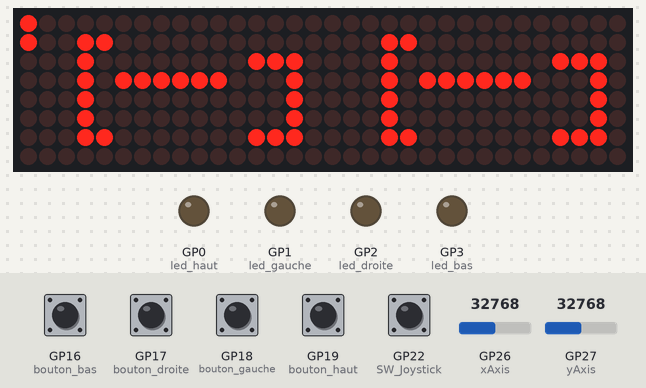
Simulated run of this program. Board: Raspberry Pi Pico running MicroPython. On the bench: 32×8 LED matrix, output pins drawn as LEDs (lit = HIGH). The inputs (shaded band) are chosen by the test bench; at power-on: GP16 (bouton_bas), GP17 (bouton_droite), GP18 (bouton_gauche), GP19 (bouton_haut), GP22 (SW_Joystick) HIGH, GP26 (xAxis) = 32768, GP27 (yAxis) = 32768 (analog values on the 0–65535 scale). Random numbers come from a fixed seed; which way up the LED matrix modules are mounted is assumed; what the program prints to the serial console is not drawn.

Above: at 1.2 s.
1.3 s: GP16 (bouton_bas) pulled LOW for 0.15 s
At 1.67 s:
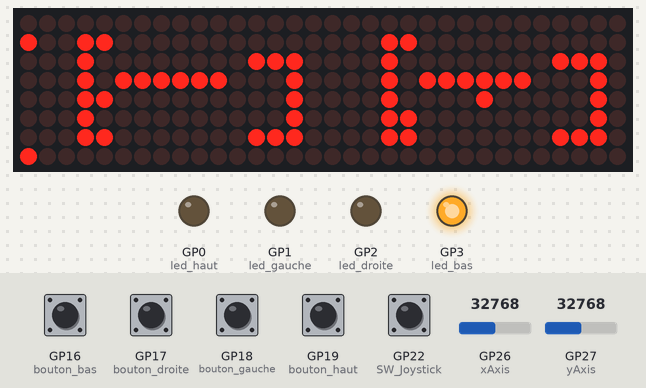
2.0 s: GP17 (bouton_droite) pulled LOW for 0.15 s
At 2.59 s:
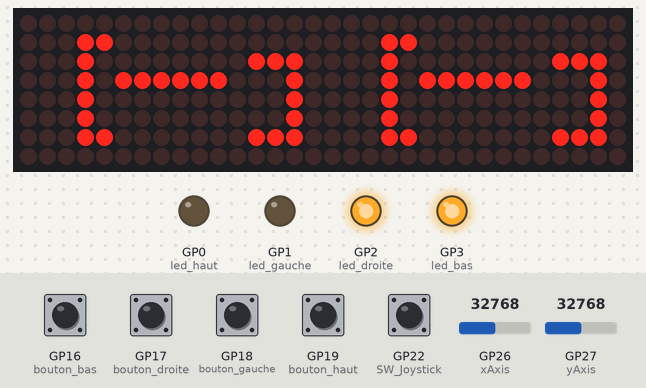
2.7 s: GP18 (bouton_gauche) pulled LOW for 0.15 s
At 3.2 s:
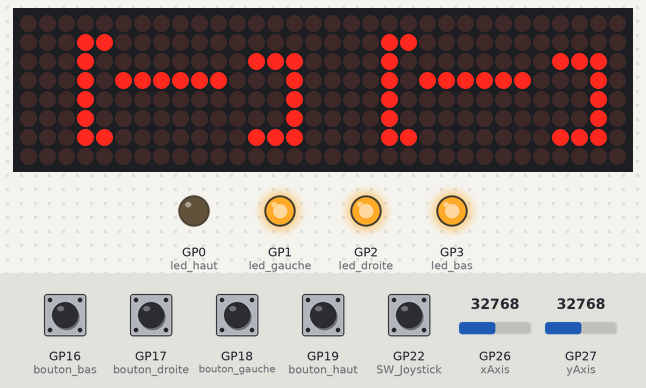
3.4 s: GP19 (bouton_haut) pulled LOW for 0.15 s
At 3.81 s:
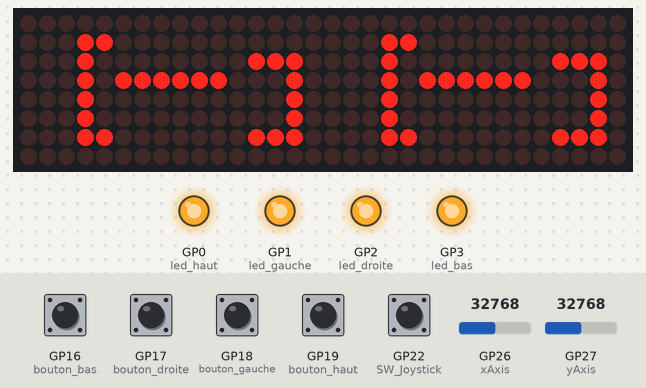
4.1 s: GP16 (bouton_bas) pulled LOW for 1 s
At 5.33 s:
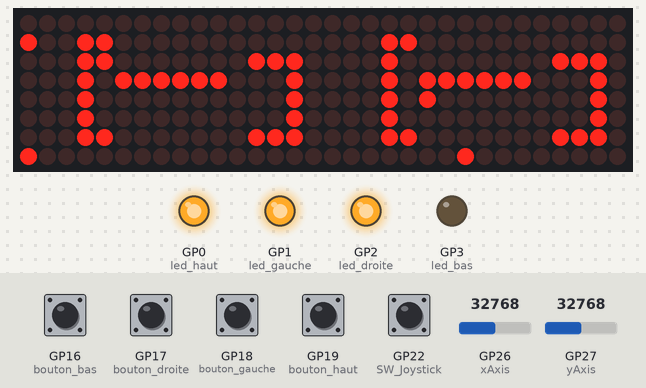
5.7 s: GP17 (bouton_droite) pulled LOW for 1 s
At 7.16 s:
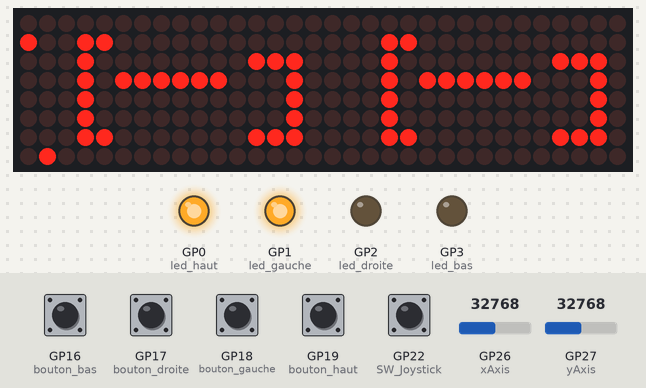
Timing chart, 0 to 8.3 s (numbered marks = the images above; inputs shaded):
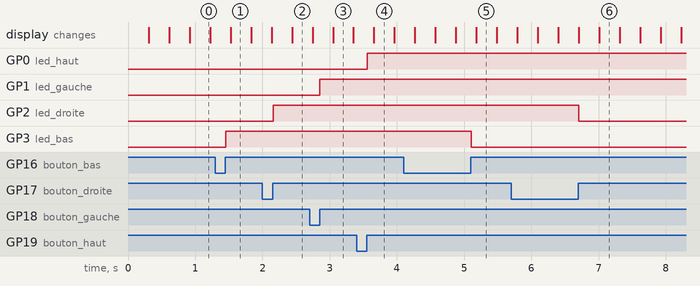

Measured:
- after the input at 1.3 s, GP3 (led_bas): LOW → HIGH after 0.15 s
- after the input at 2.0 s, GP2 (led_droite): LOW → HIGH after 0.16 s
- after the input at 2.7 s, GP1 (led_gauche): LOW → HIGH after 0.15 s
- after the input at 3.4 s, GP0 (led_haut): LOW → HIGH after 0.16 s
- after the input at 4.1 s, GP3 (led_bas): HIGH → LOW after 1.0 s
- after the input at 5.7 s, GP2 (led_droite): HIGH → LOW after 1.0 s

The program:

seance5_ameliorations.py
```python
# SEANCE 1:
# =========
#    - Codage complet des boutons et des leds
#    ==> Un appui sur un bouton allume ou eteint la led correspondante
#
# SEANCE 2:
# ========
#    - Atelier soudure
#    - Utilisation du code de la matrice (deja ecrit)
#    - Creation et codage du labyrinthe
#
#    ==> Le pixel "Joueur1" se déplace dans un labyrinthe
#
# SEANCE 3:
# ========
#    - Ajout du Buzzer
#    - Codage musique theme "mission impossible"
#
# AJOUTS HORS SEANCE:
# ===================
#    - Ajout des fantomes (joueurs 3 et 4): Deplacements aléatoires
#    - Code pour rendre les murs infranchissables
#    - Ajout du joystick
#    - Ajout d'un troisieme fantome
#    - Rajout du clignotement pour dissocier les joueurs/fantomes
#    - Rajout de l'objet a récupérer et message 'yess'
#    - Utilisation du bouton du joystick pour relancer une partie
#    - La musique est jouée en attendant la relance d'une partie
#    (si la musique est jouée pendant le jeu, cela ralenti les deplacements, a mettre dans une seconde thread)
#    - Le joystick ne peut pas "monter" il doit se servir des sauts hors cadre
#    - 25-Dec-2024: Inversion Droite-Gauche par raport au wokwi (en attendant de retourner la matrice sur la plaquette)

#==========================================#
# Program                                  #
#==========================================#
from machine import Pin, SPI, PWM, ADC
import time
from time import sleep
import max7219
import random

#==========================================#
# Configuration du jeu                     #
#==========================================#

CFG_SILENCE = False

CFG_VITESSE_FANTOMES = 200#400#800

#==========================================#
# Declarations                             #
#==========================================#

#== Definition des boutons
bouton_haut = Pin(19, Pin.IN, Pin.PULL_UP)
bouton_bas = Pin(16, Pin.IN, Pin.PULL_UP)
bouton_droite = Pin(17, Pin.IN, Pin.PULL_UP)
bouton_gauche = Pin(18, Pin.IN, Pin.PULL_UP)

#== Definition des leds
led_haut = Pin(0, Pin.OUT)
led_bas = Pin(3, Pin.OUT)
led_droite = Pin(2, Pin.OUT)
led_gauche = Pin(1, Pin.OUT)

#== Declaration de la matrice 8x8 MAX7219
cs_pin = 9
spi = SPI(1) # Pins 9,10,11

#== Declaration du buzzer
buzzer = PWM(Pin(8))

#== Declaration du joystick
xAxis = ADC(Pin(26))
yAxis = ADC(Pin(27))
SW_Joystick = Pin(22, Pin.IN, Pin.PULL_UP) #SW

#==========================================#
# Initialisations                          #
#==========================================#

#== Initialisation de la partie boutons
date_dernier_appui_haut = time.ticks_ms()
date_dernier_appui_bas = time.ticks_ms()
date_dernier_appui_droite = time.ticks_ms()
date_dernier_appui_gauche = time.ticks_ms()
bouton_haut_actif = False
bouton_bas_actif = False
bouton_droite_actif = False
bouton_gauche_actif = False

#== Initialisation des leds: eteintes
led_haut.value(0)
led_bas.value(0)
led_droite.value(0)
led_gauche.value(0)

#== Initialisation de la matrice
MAX7219_NUM = 4
MAX7219_INVERT = False
if (MAX7219_INVERT == False):
    ACTIVE_PIXEL = 1
else:
    ACTIVE_PIXEL = 0
MAX7219_SCROLL_DELAY = 0.01
display = max7219.Matrix8x8(spi=spi, cs=Pin(cs_pin), num=MAX7219_NUM)
display.brightness(2)
p = MAX7219_NUM * 8

#== Initialisation des joueurs et fantomes = Positions de départ
# 0 = Joueur 1 (boutons)
# 1 = Joueur 2 (joystick)
# 3,4 et 5 = Fantomes
x_pos = [0,0, 8, 24, 20, 15]
y_pos = [0,1, 4,  7, 2, 5]

#== Initialisation des fantomes
date_dernier_selection_fantomes = time.ticks_ms()

#== Initialisation du joystick
date_dernier_selection_joystick = time.ticks_ms()
SW_Joystick_value = SW_Joystick.value()

#==========================================#
# Fonctions                                #
#==========================================#
#== Fonction buzzer_note: il va jouer une mélodie note par note a chaque appui
index_note = 0
def buzzer_note():
    global buzzer, index_note
    do = 523
    do_d = 554
    re_b = 554
    re = 587
    re_d = 622
    mi_b = 622
    mi = 659
    fa = 698
    fa_d = 740
    so_b = 740
    so = 784
    so_d = 830
    la_b = 830
    la = 880
    la_d = 932
    si_b = 932
    si = 988
    notes = [la,la,do,re,la,la,so,la_b,
             la,la,do,re,la,la,so,la_b,
             do,la,mi,
             do,la,re_d,
             do,la,re,do,re] #mission impossible: liste des notes
    duree = [0.25,0.25,0.25,0.25,0.25,0.25,0.25,0.25,
             0.25,0.25,0.25,0.25,0.25,0.25,0.25,0.25,
             0.125,0.125,1.5,
             0.125,0.125,1.5,
             0.125,0.125,1.5,0.125,0.25] #mission impossible: duree de chaque note
    if CFG_SILENCE == False:
        buzzer.freq(notes[index_note])
        buzzer.duty_u16(400) #niveau sonore
        sleep(duree[index_note])
        buzzer.duty_u16(0) #close
        #sleep(0.01)
        if (index_note < (len(notes)-1)):
            index_note = index_note + 1
        else:
          index_note = 0

#== Fonctions des boutons a associer aux handlers (Interruptions)
def bouton_haut_handler(pin):
    global bouton_haut_actif
    global date_dernier_appui_haut
    if time.ticks_diff(time.ticks_ms(), date_dernier_appui_haut) > 500: # evite les rebonds
        bouton_haut_actif = True
        date_dernier_appui_haut = time.ticks_ms() # "remise a zero"
def bouton_bas_handler(pin):
    global bouton_bas_actif
    global date_dernier_appui_bas
    if time.ticks_diff(time.ticks_ms(), date_dernier_appui_bas) > 500:
        bouton_bas_actif = True
        date_dernier_appui_bas = time.ticks_ms()
def bouton_droite_handler(pin):
    global bouton_droite_actif
    global date_dernier_appui_droite
    if time.ticks_diff(time.ticks_ms(), date_dernier_appui_droite) > 500:
        bouton_droite_actif = True
        date_dernier_appui_droite = time.ticks_ms()
def bouton_gauche_handler(pin):
    global bouton_gauche_actif
    global date_dernier_appui_gauche
    if time.ticks_diff(time.ticks_ms(), date_dernier_appui_gauche) > 500:
        bouton_gauche_actif = True
        date_dernier_appui_gauche = time.ticks_ms()
#== Association des fonctions ci dessus avec les interruptions
bouton_bas.irq(trigger = machine.Pin.IRQ_RISING, handler = bouton_bas_handler)
bouton_haut.irq(trigger = machine.Pin.IRQ_RISING, handler = bouton_haut_handler)
bouton_droite.irq(trigger = machine.Pin.IRQ_RISING, handler = bouton_droite_handler)
bouton_gauche.irq(trigger = machine.Pin.IRQ_RISING, handler = bouton_gauche_handler)

#== Fonctions qui vont gerer les deplacements de TOUS LES joueurs et des fantomes
def deplacement_haut(joueur_id):
    global x_pos, y_pos
    if (y_pos[joueur_id] == 7):
        y_new = 0
    else:
        y_new = y_pos[joueur_id]+1
    if ((x_pos[joueur_id],y_new) not in liste_coordonnees_murs):
        y_pos[joueur_id] = y_new

def deplacement_bas(joueur_id):
    global x_pos, y_pos
    if (y_pos[joueur_id] == 0):
        y_new = 7
    else:
        y_new = y_pos[joueur_id]-1
    if ((x_pos[joueur_id],y_new) not in liste_coordonnees_murs):
        y_pos[joueur_id] = y_new

def deplacement_gauche(joueur_id):
    if (x_pos[joueur_id] == 31):
        x_new = 0
    else:
        x_new=x_pos[joueur_id]+1
    if ((x_new,y_pos[joueur_id]) not in liste_coordonnees_murs):
        x_pos[joueur_id] = x_new

def deplacement_droite(joueur_id):
    if (x_pos[joueur_id] == 0):
        x_new = 31
    else:
        x_new=x_pos[joueur_id]-1
    if ((x_new,y_pos[joueur_id]) not in liste_coordonnees_murs):
        x_pos[joueur_id] = x_new

#== Fonction qui va dessiner le labyrinthe sur la matrice de leds
liste_coordonnees_murs=[]

def display_hline(x, y, h):
    global liste_coordonnees_murs
    for i in range (x,x+h):
        if ((i,y) not in liste_coordonnees_murs):
            liste_coordonnees_murs.append((i,y))
    display.hline(x, y, h, ACTIVE_PIXEL)
    #print ("...")
    #print (liste_coordonnees_murs)

def display_vline(x, y, h):
    global liste_coordonnees_murs
    for j in range (y,y+h):
        if ((x,j) not in liste_coordonnees_murs):
            liste_coordonnees_murs.append((x,j))
    display.vline(x, y, h, ACTIVE_PIXEL)
    #print ("...")
    #print (liste_coordonnees_murs)

def display_labyrinthe():
    display_hline(5,3,6)
    display_vline(3,1,5)
    display_hline(3,1,2)
    display_hline(3,6,2)
    display_vline(14,2,5)
    display_hline(12,2,2)
    display_hline(12,6,2)

    display_hline(5+16,3,6)
    display_vline(3+16,1,5)
    display_hline(3+16,1,2)
    display_hline(3+16,6,2)
    display_vline(14+16,2,5)
    display_hline(12+16,2,2)
    display_hline(12+16,6,2)

#==========================================#
# Programme principal                      #
#==========================================#

index = 0
reset = 1
while True:
    index = (index + 1) % 65535
    #on reinitialise le jeu
    if (reset == 1):
        print ("Running Picoman...")
        index = 0
        x_pos = [0,0, 8, 24, 20, 15]
        y_pos = [0,1, 4,  7, 2, 5]
        reset = 0
    SW_Joystick_value = SW_Joystick.value()
    #==== Joue une musique pendant le jeu
    #buzzer_note()
    #==== Joueur 1 = Boutons + LEDs (pour ameliorer le visuel)
    if bouton_haut_actif:
        bouton_haut_actif = False
        deplacement_haut(0)
        led_haut.toggle()
    if bouton_bas_actif:
        bouton_bas_actif = False
        deplacement_bas(0)
        led_bas.toggle()
    if bouton_droite_actif:
        bouton_droite_actif = False
        #deplacement_droite(0)
        deplacement_gauche(0)
        led_droite.toggle()
    if bouton_gauche_actif:
        bouton_gauche_actif = False
        #deplacement_gauche(0)
        deplacement_droite(0)
        led_gauche.toggle()
    #==== Joueur 2 = Joystick
    if time.ticks_diff(time.ticks_ms(), date_dernier_selection_joystick) > CFG_VITESSE_FANTOMES:
        date_dernier_selection_joystick = time.ticks_ms() # "remise a zero"
        xValue = xAxis.read_u16()
        yValue = yAxis.read_u16()
        if (xValue > 60000):
            deplacement_gauche(1)
        elif (xValue < 1500):
            deplacement_haut(1)
        #elif (yValue > 60000):
        #    deplacement_bas(1)
        if (yValue < 1500):
            deplacement_droite(1)
    #==== Fantomes
    if time.ticks_diff(time.ticks_ms(), date_dernier_selection_fantomes) > CFG_VITESSE_FANTOMES:
        date_dernier_selection_fantomes = time.ticks_ms() # "remise a zero"
        xValue = random.randint(0, 80000)
        yValue = random.randint(0, 80000)
        if (xValue > 60000):
            deplacement_bas(2)
            deplacement_droite(3)
            deplacement_gauche(4)
        elif (xValue < 1500):
            deplacement_haut(2)
            deplacement_gauche(3)
            deplacement_bas(4)
        elif (yValue > 60000):
            deplacement_droite(2)
            deplacement_bas(3)
            deplacement_haut(4)
        if (yValue < 1500):
            deplacement_gauche(2)
            deplacement_haut(3)
            deplacement_droite(4)
    #==== Affichage du plateau de jeu sur la matrice de leds
    display.fill(MAX7219_INVERT)
    if (index % 2 == 0):
        display.pixel(x_pos[0],y_pos[0],ACTIVE_PIXEL) #Joueur1
        display.pixel(x_pos[1],y_pos[1],ACTIVE_PIXEL) #Joueur2
    if (index % 4 == 0):
        display.pixel(x_pos[2],y_pos[2],ACTIVE_PIXEL) #Fantome1
        display.pixel(x_pos[3],y_pos[3],ACTIVE_PIXEL) #Fantome2
        display.pixel(x_pos[4],y_pos[4],ACTIVE_PIXEL) #Fantome3
    if ((index % 32 == 0) or (index % 33 == 0)):
        display.pixel(x_pos[5],y_pos[5],ACTIVE_PIXEL) #Objet
    display_labyrinthe()
    display.show()
    sleep(MAX7219_SCROLL_DELAY) # vitesse de rafraichissement
    #==== Evaluation du jeu: Echec si position joueurs == position fantomes
    if ((x_pos[0] == x_pos[2]) & (y_pos[0] == y_pos[2])) or ((x_pos[0] == x_pos[3]) & (y_pos[0] == y_pos[3]))  or ((x_pos[0] == x_pos[4]) & (y_pos[0] == y_pos[4])):
        #Affichage du message d'erreur
        while (SW_Joystick_value == 1):
            display.fill(MAX7219_INVERT)
            display.text('1-ko',0,0,1)
            display.show()
            buzzer_note()
            SW_Joystick_value = SW_Joystick.value()
        reset = 1
    if ((x_pos[1] == x_pos[2]) & (y_pos[1] == y_pos[2])) or ((x_pos[1] == x_pos[3]) & (y_pos[1] == y_pos[3])) or ((x_pos[1] == x_pos[4]) & (y_pos[1] == y_pos[4])):
        #Affichage du message d'erreur
        while (SW_Joystick_value == 1):
            display.fill(MAX7219_INVERT)
            display.text('2-ko',0,0,1)
            display.show()
            buzzer_note()
            SW_Joystick_value = SW_Joystick.value()
        reset = 1
    if ((x_pos[0] == x_pos[5]) & (y_pos[0] == y_pos[5])) or ((x_pos[1] == x_pos[5]) & (y_pos[1] == y_pos[5])):
        #Affichage du message d'erreur
        while (SW_Joystick_value == 1):
            display.fill(MAX7219_INVERT)
            display.text('YESS',0,0,1)
            display.show()
            buzzer_note()
            SW_Joystick_value = SW_Joystick.value()
        reset = 1
```
